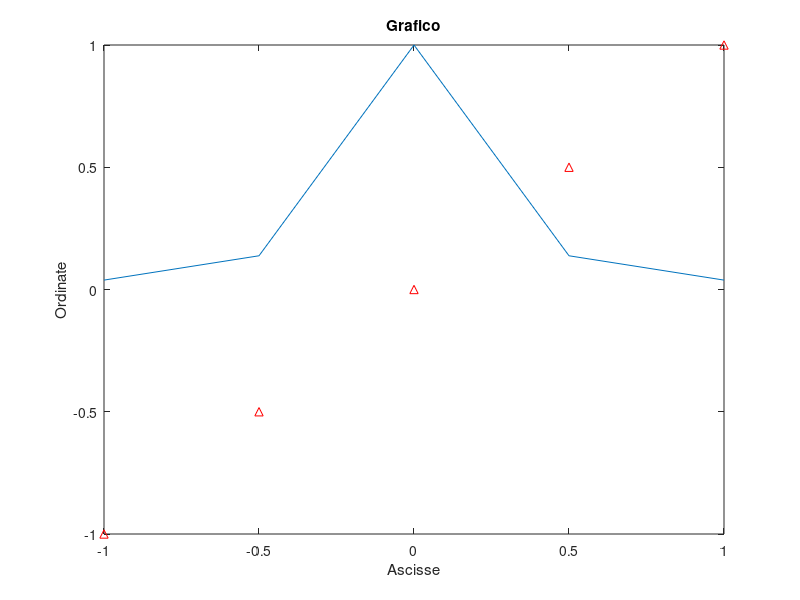

Write MATLAB code to recreate this figure.
clear all
close all
n = input('numero di punti in cui disegnare la funzione: ');
x=linspace(-1,1,n);
f=zeros(n,1);

%for i = 1:n
%    f(i)=1/(1+25*x(i)^2);
%end

f=1./(1+25*x.^2);

figure
plot(x,f);
hold on
plot(x,x,'r^');
xlabel('Ascisse');
ylabel('Ordinate');
title('Grafico');